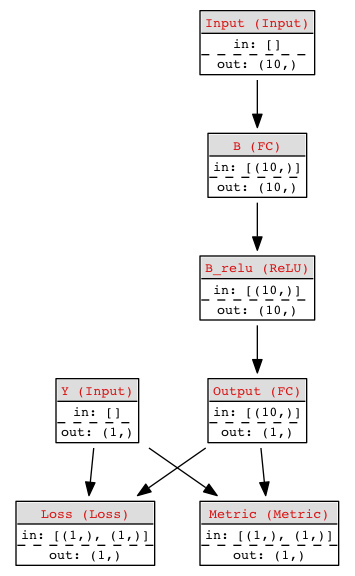

This figure's Python source:
import sys
import os
import numpy as np

sys.path.append(os.path.dirname(__file__)+"../../")
from scratchnetwork import Network
from scratchnetwork.layers import Input
from scratchnetwork.layers import FC
from scratchnetwork.layers import ReLU
from scratchnetwork.losses import Loss
from scratchnetwork.metrics import Metric
net = Network()
inputX = net.Node("Input", Input, [10])
inputY = net.Node("Y", Input, [1])

B = net.Node("B", FC, 10)
Br = net.Node("B_relu", ReLU)
C = net.Node("Output", FC, 1)

L1 = net.Node("Loss", Loss)
M1 = net.Node("Metric", Metric)

inputX.addNext(B)
B.addNext(Br)
Br.addNext(C)

L1.addPrev(C)
L1.addPrev(inputY)

M1.addPrev(C)
M1.addPrev(inputY)

net.compile(losses=[L1], metrics=[M1])
net.start(inputs=[inputX], outputs=[C])
net.plot("example_1.png")

# Llenamos
a = 2*(np.random.rand(1000, 10) - 0.5)
b = np.dot(a, np.random.rand(10, 1)) #np.dot(np.sign(a)*a**2, 100*np.random.rand(10, 1))

batch_index = 0
batch_size = 20
for i in range(100000):
	Xaux = a[batch_index:(batch_index + batch_size)]
	Yaux = b[batch_index:(batch_index + batch_size)]

	net.train_batch({'Input': Xaux}, {'Y': Yaux})

	batch_index += batch_size
	if batch_index >= a.shape[0]:
		batch_index = 0
	if i % 500 == 0:
		net.monitoring()
out = net.predict({'Input': a})
print(np.hstack((out['Output'], b)))
